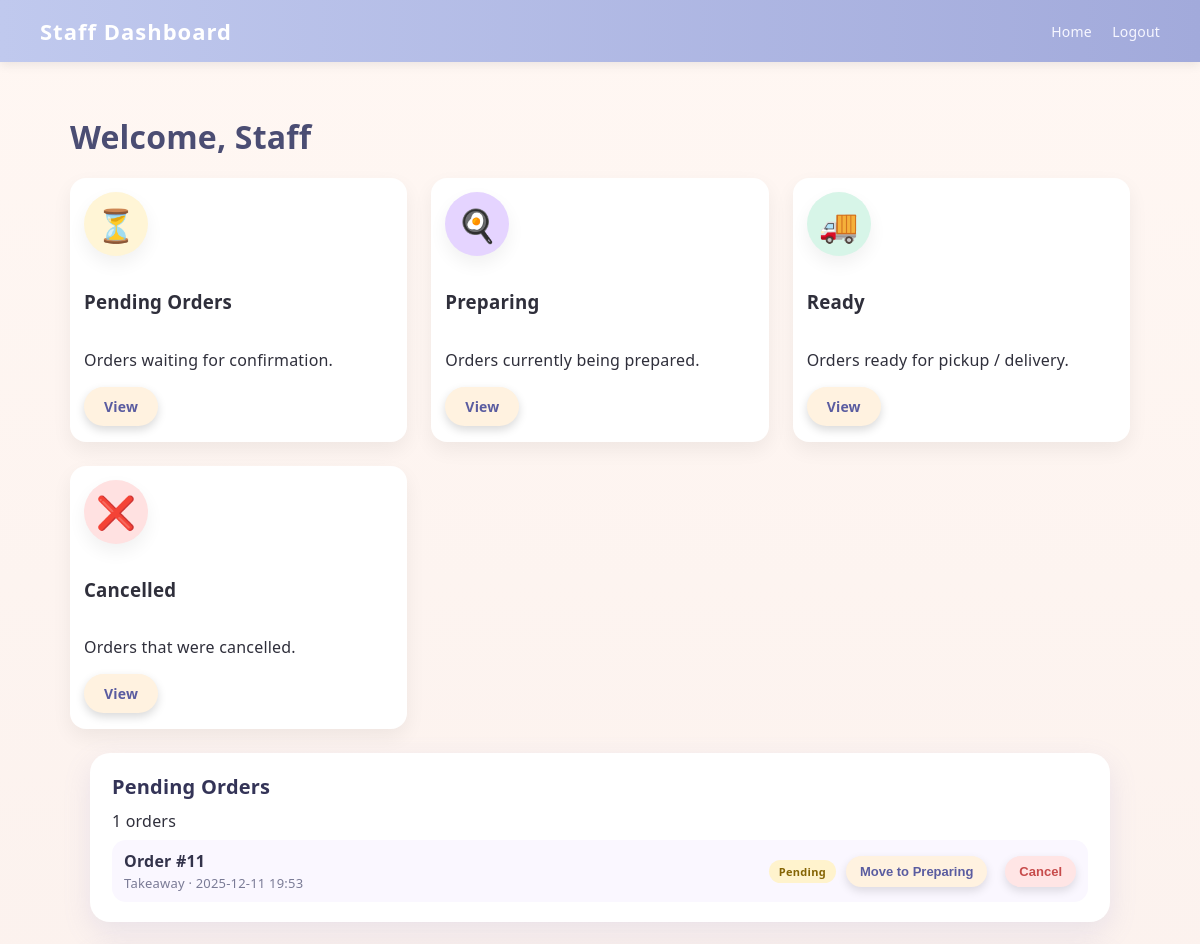
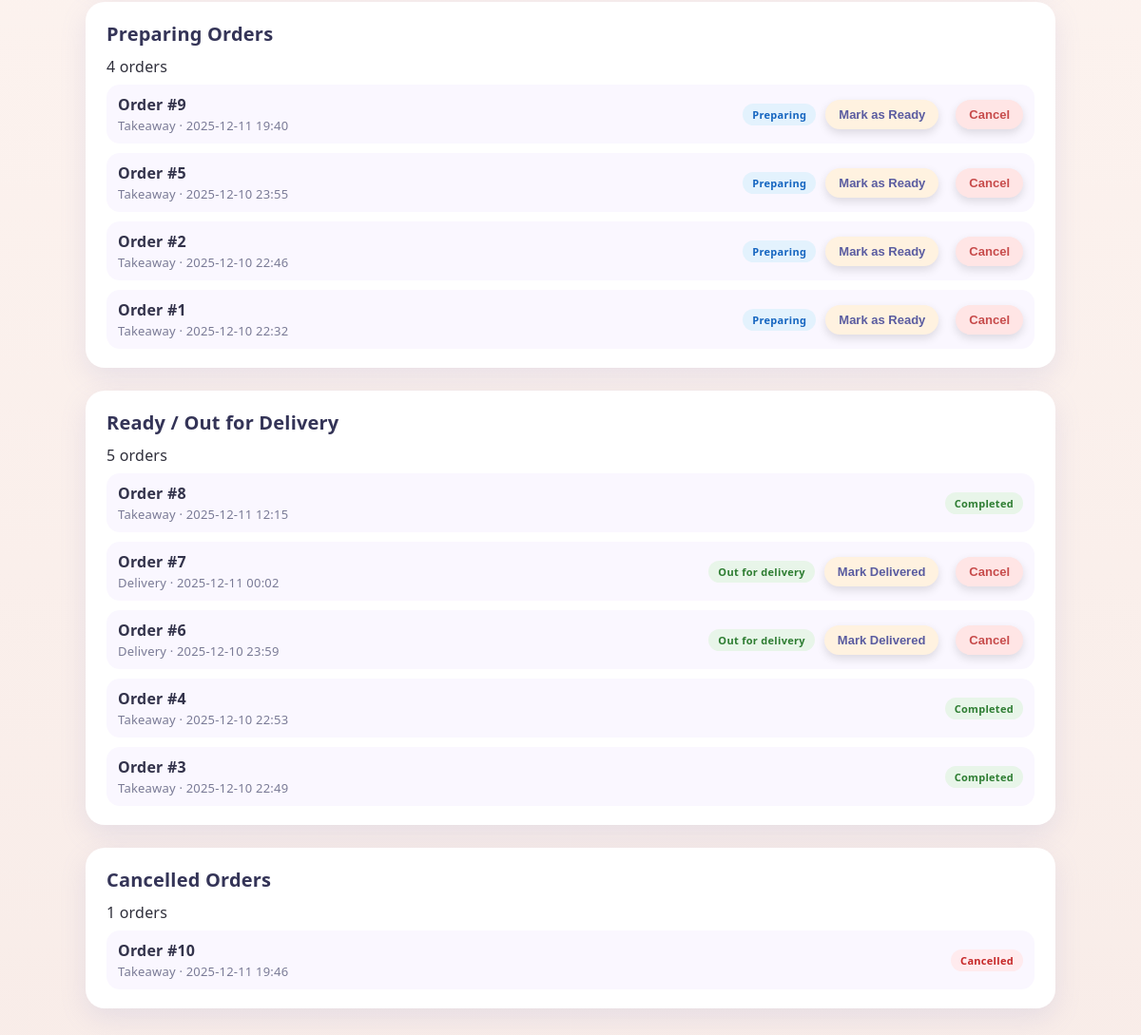
The app's page /staff/dashboard/ (signed in), older data (2 pictures, top to bottom).
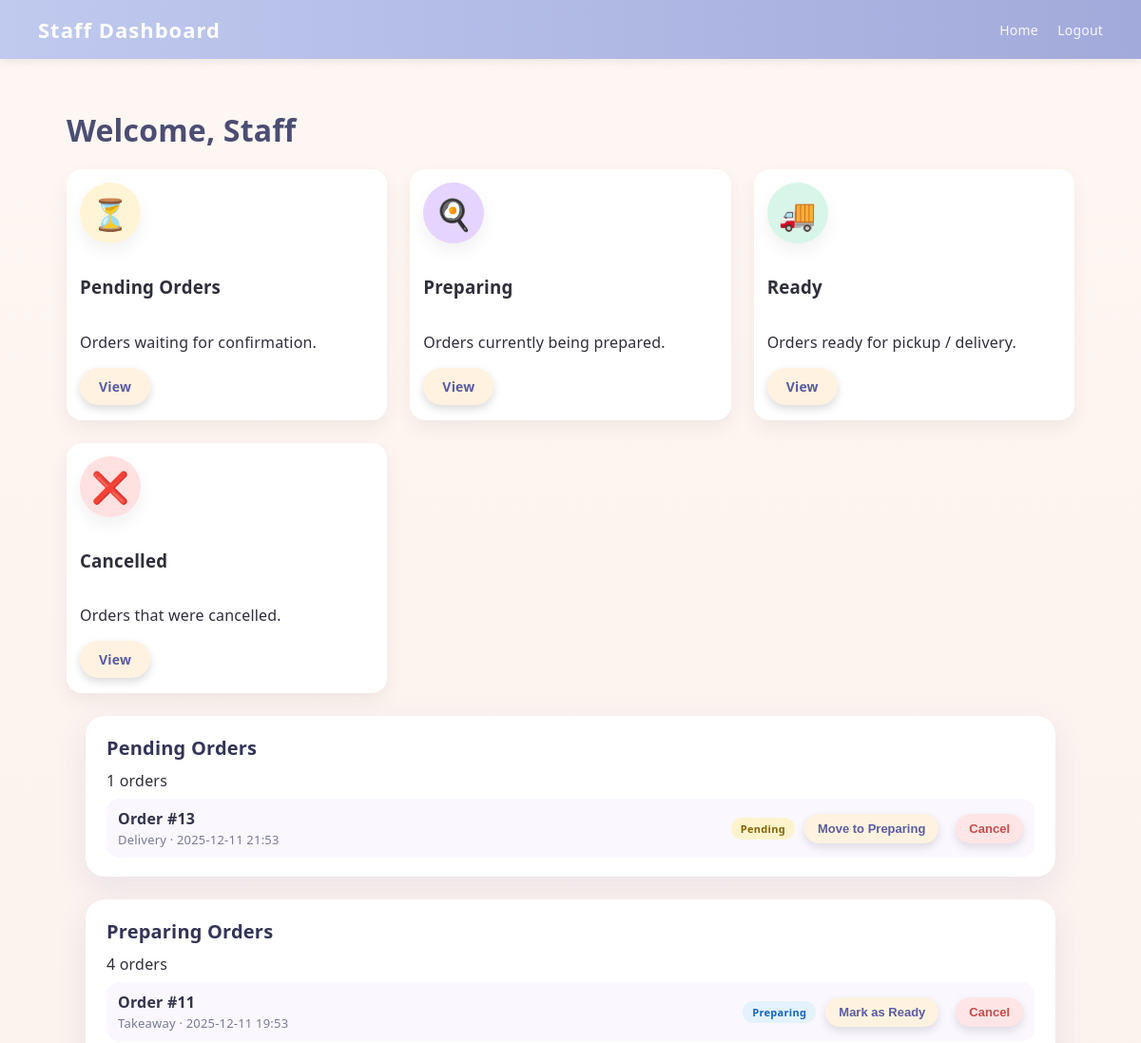
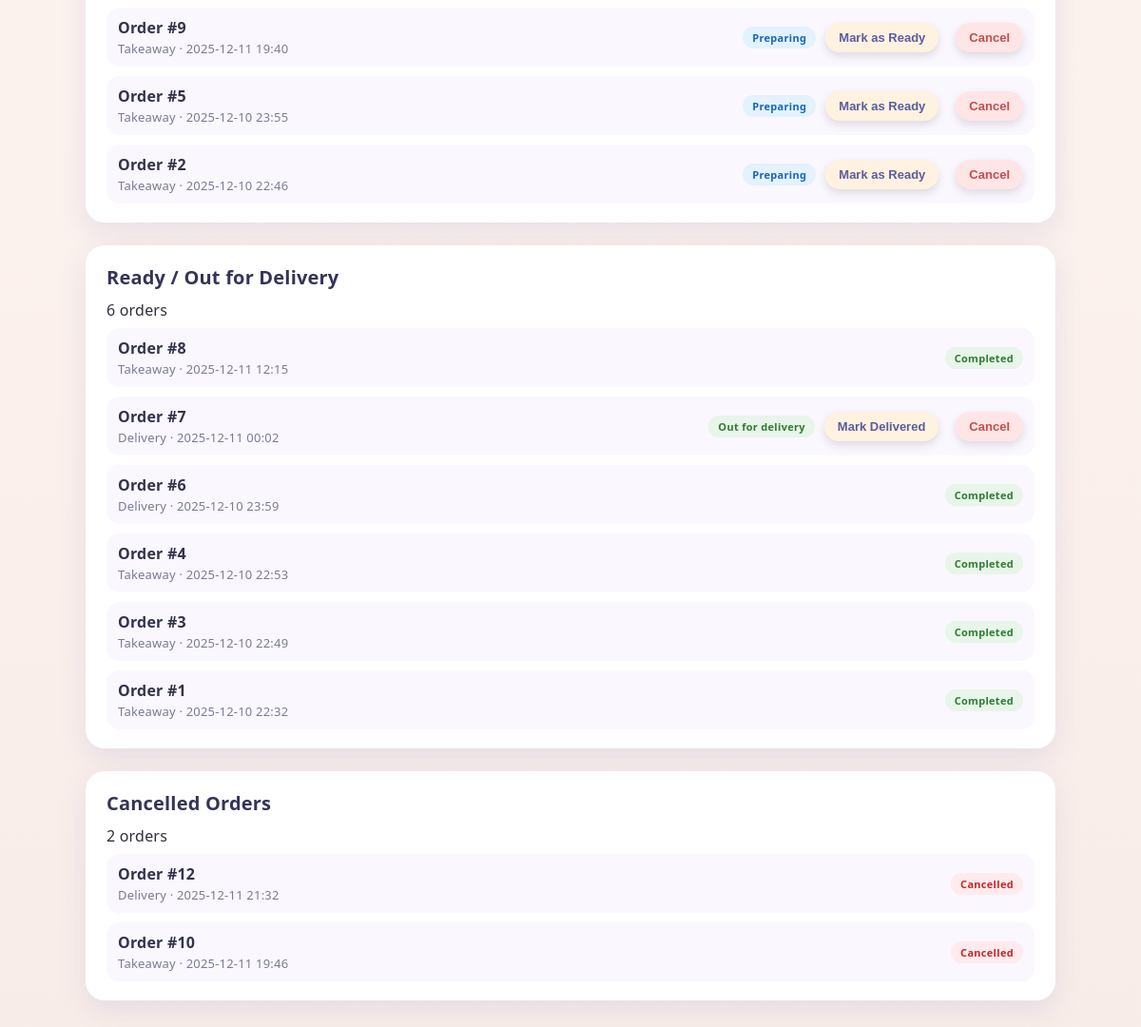
The same page, newer data (2 pictures, top to bottom).
### restaurant/models.py (models this page shows, shortened)
class Order(models.Model):
    STATUS_CHOICES = [
        ('pending', 'Pending'),
        ("preparing", "Preparing"),
        ("out_for_delivery", "Out For Delivery"),
        ("delivered", "Delivered"),
        ('cancelled', 'Cancelled'),
    ]
    TYPE_CHOICES = [
        ("takeaway", "Takeaway"),
        ("delivery", "Delivery"),
    ]
    user = models.ForeignKey(
        User,
        on_delete=models.CASCADE,
        related_name="orders",
    )
    status = models.CharField(
        max_length=30,
        choices=STATUS_CHOICES,
        default="pending"
    )
    order_type = models.CharField(
        max_length=30,
        choices=TYPE_CHOICES,
        default="takeaway",
    )
    total = models.DecimalField(max_digits=8, decimal_places=2, default=0)
    notes = models.CharField(max_length=255, blank=True, null=True)
    created_at = models.DateTimeField(auto_now_add=True)
    is_paid = models.BooleanField(default=False)

### restaurant/views.py (the view)
# urls.py: path("staff/dashboard/", views.staff_dashboard, name="staff_dashboard"),
@login_required
def staff_dashboard(request):
    guard = _ensure_role(request, "staff")
    if guard is not None:
        return guard
    pending_orders = Order.objects.filter(status="pending").order_by("-created_at")
    preparing_orders = Order.objects.filter(status="preparing").order_by("-created_at")
    ready_orders = Order.objects.filter(
        status__in=["delivered", "out_for_delivery"]
    ).order_by("-created_at")
    cancelled_orders = Order.objects.filter(status="cancelled").order_by("-created_at")
    context = {
        "pending_orders": pending_orders,
        "preparing_orders": preparing_orders,
        "ready_orders": ready_orders,
        "cancelled_orders": cancelled_orders,  # جديدة
    }
    return render(request, "restaurant/staff_dashboard.html", context)

### restaurant/views.py (called while the page is built, shortened)
def _ensure_role(request, required_role):
    if not request.user.is_authenticated:
        return redirect("login")
    return None

### restaurant/templates/restaurant/staff_dashboard.html (shortened to what the changed rows need)
{% load static %}
<!DOCTYPE html>
<html lang="en">
<head>
    <link rel="stylesheet" href="{% static 'restaurant/style.css' %}">
</head>
<body class="lr-body">
<main class="lr-main">
    <h1 class="manager-title">Welcome, Staff</h1>
    <section class="staff-orders-page">
        <section id="pending-section" class="staff-orders-card">
            <div class="staff-card-header">
                <h2 class="staff-section-title">Pending Orders</h2>
            </div>
            {% if pending_orders %}
                <ul class="staff-order-list">
                    {% for o in pending_orders %}
                    <li class="staff-order-row">
                        <div class="staff-order-main">
                            <span class="staff-order-id">Order #{{ o.id }}</span>
                            <span class="staff-order-meta">
                                {{ o.order_type|title }} · {{ o.created_at|date:"Y-m-d H:i" }}
                            </span>
                        </div>
                        <div class="staff-order-actions">
                            <span class="staff-badge staff-badge-pending">Pending</span>
                            <form method="post" action="{% url 'staff_update_order_status' o.id %}">
                                <button class="lr-btn-primary staff-order-btn" type="submit">
                                    Move to Preparing
                                </button>
                            </form>
                            <form method="post" action="{% url 'staff_update_order_status' o.id %}">
                                <button class="lr-btn-primary staff-order-btn" type="submit" style="margin-left: 8px; background:#ffe5e5; color:#c74b4b;">
                                    Cancel
                                </button>
                            </form>
                        </div>
                    </li>
                    {% endfor %}
                </ul>
            {% else %}
                <p class="staff-empty">No pending orders.</p>
            {% endif %}
        </section>
        <section id="preparing-section" class="staff-orders-card">
            <div class="staff-card-header">
                <h2 class="staff-section-title">Preparing Orders</h2>
            </div>
            {% if preparing_orders %}
                <ul class="staff-order-list">
                    {% for o in preparing_orders %}
                    <li class="staff-order-row">
                        <div class="staff-order-main">
                            <span class="staff-order-id">Order #{{ o.id }}</span>
                            <span class="staff-order-meta">
                                {{ o.order_type|title }} · {{ o.created_at|date:"Y-m-d H:i" }}
                            </span>
                        </div>
                        <div class="staff-order-actions">
                            <span class="staff-badge staff-badge-preparing">Preparing</span>
                            <form method="post" action="{% url 'staff_update_order_status' o.id %}">
                                <button class="lr-btn-primary staff-order-btn" type="submit">
                                    Mark as Ready
                                </button>
                            </form>
                            <form method="post" action="{% url 'staff_update_order_status' o.id %}">
                                <button class="lr-btn-primary staff-order-btn" type="submit" style="margin-left: 8px; background:#ffe5e5; color:#c74b4b;">
                                    Cancel
                                </button>
                            </form>
                        </div>
                    </li>
                    {% endfor %}
                </ul>
            {% else %}
                <p class="staff-empty">No preparing orders.</p>
            {% endif %}
        </section>
        <section id="ready-section" class="staff-orders-card">
            <div class="staff-card-header">
                <h2 class="staff-section-title">Ready / Out for Delivery</h2>
                <span class="staff-count-badge">
                    {{ ready_orders|length }} orders
                </span>
            </div>
            {% if ready_orders %}
                <ul class="staff-order-list">
                    {% for o in ready_orders %}
                    <li class="staff-order-row">
                        <div class="staff-order-main">
                            <span class="staff-order-id">Order #{{ o.id }}</span>
                            <span class="staff-order-meta">
                                {{ o.order_type|title }} · {{ o.created_at|date:"Y-m-d H:i" }}
                            </span>
                        </div>
                        <div class="staff-order-actions">
                            <span class="staff-badge staff-badge-ready">
                                {% if o.status == "out_for_delivery" %}
                                    Out for delivery
                                {% else %}
                                    Completed
                                {% endif %}
                            </span>
                            {% if o.status == "out_for_delivery" %}
                                <form method="post" action="{% url 'staff_update_order_status' o.id %}">
                                    <button class="lr-btn-primary staff-order-btn" type="submit">
                                        Mark Delivered
                                    </button>
                                </form>
                                <form method="post" action="{% url 'staff_update_order_status' o.id %}">
                                    <button class="lr-btn-primary staff-order-btn" type="submit" style="margin-left: 8px; background:#ffe5e5; color:#c74b4b;">
                                        Cancel
                                    </button>
                                </form>
                            {% endif %}
                        </div>
                    </li>
                    {% endfor %}
                </ul>
            {% else %}
                <p class="staff-empty">No ready / delivery orders.</p>
            {% endif %}
        </section>
        <section id="cancelled-section" class="staff-orders-card">
            <div class="staff-card-header">
                <h2 class="staff-section-title">Cancelled Orders</h2>
                <span class="staff-count-badge">
                    {{ cancelled_orders|length }} orders
                </span>
            </div>
            {% if cancelled_orders %}
                <ul class="staff-order-list">
                    {% for o in cancelled_orders %}
                    <li class="staff-order-row">
                        <div class="staff-order-main">
                            <span class="staff-order-id">Order #{{ o.id }}</span>
                            <span class="staff-order-meta">
                                {{ o.order_type|title }} · {{ o.created_at|date:"Y-m-d H:i" }}
                            </span>
                        </div>
                        <div class="staff-order-actions">
                            <span class="staff-badge staff-badge-cancelled">Cancelled</span>
                        </div>
                    </li>
                    {% endfor %}
                </ul>
            {% else %}
                <p class="staff-empty">No cancelled orders.</p>
            {% endif %}
        </section>
    </section>
</main>
</body>
</html>

Row changes from the older to the newer data that the page shows:
added Order: id "13", order_type "Delivery", created_at "2025-12-11 21:53", shown under "Pending Orders"
changed Order id 11: moves from the list under "Pending Orders" to the list under "Preparing Orders"
changed Order id 6: status "Out for delivery Mark Delivered Cancel" → "Completed"
changed Order id 1: moves from the list under "Preparing Orders" to the list under "Ready / Out for Delivery"
added Order: id "12", order_type "Delivery", created_at "2025-12-11 21:32", shown under "Cancelled Orders"
Text that changed along with them:
{{ ready_orders|length }}: "5" → "6"
{{ cancelled_orders|length }}: "1" → "2"
